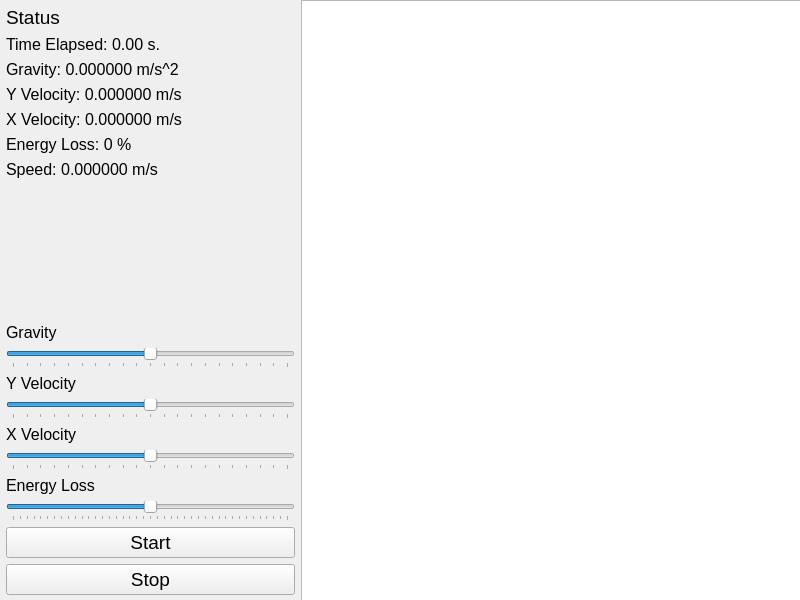
<?xml version="1.0" encoding="UTF-8"?>
<ui version="4.0">
 <class>PhysicsSimulator</class>
 <widget class="QMainWindow" name="PhysicsSimulator">
  <property name="geometry">
   <rect>
    <x>0</x>
    <y>0</y>
    <width>800</width>
    <height>600</height>
   </rect>
  </property>
  <property name="windowTitle">
   <string>PhysicsSimulator</string>
  </property>
  <widget class="QWidget" name="centralwidget">
   <widget class="QWidget" name="horizontalLayoutWidget">
    <property name="geometry">
     <rect>
      <x>0</x>
      <y>0</y>
      <width>801</width>
      <height>601</height>
     </rect>
    </property>
    <layout class="QHBoxLayout" name="horizontalLayout">
     <item>
      <layout class="QVBoxLayout" name="verticalLayout">
       <property name="leftMargin">
        <number>6</number>
       </property>
       <property name="topMargin">
        <number>6</number>
       </property>
       <property name="rightMargin">
        <number>0</number>
       </property>
       <property name="bottomMargin">
        <number>6</number>
       </property>
       <item>
        <widget class="QLabel" name="status_label">
         <property name="font">
          <font>
           <pointsize>14</pointsize>
          </font>
         </property>
         <property name="text">
          <string>Status</string>
         </property>
        </widget>
       </item>
       <item>
        <widget class="QLabel" name="time_status">
         <property name="font">
          <font>
           <pointsize>12</pointsize>
          </font>
         </property>
         <property name="text">
          <string>Time Elapsed: 0.00 s.</string>
         </property>
        </widget>
       </item>
       <item>
        <widget class="QLabel" name="gravity_status">
         <property name="font">
          <font>
           <pointsize>12</pointsize>
          </font>
         </property>
         <property name="text">
          <string>Gravity: 0.000000 m/s^2</string>
         </property>
        </widget>
       </item>
       <item>
        <widget class="QLabel" name="y_velocity_status">
         <property name="font">
          <font>
           <pointsize>12</pointsize>
          </font>
         </property>
         <property name="text">
          <string>Y Velocity: 0.000000 m/s</string>
         </property>
        </widget>
       </item>
       <item>
        <widget class="QLabel" name="x_velocity_status">
         <property name="font">
          <font>
           <pointsize>12</pointsize>
          </font>
         </property>
         <property name="text">
          <string>X Velocity: 0.000000 m/s</string>
         </property>
        </widget>
       </item>
       <item>
        <widget class="QLabel" name="energy_loss_status">
         <property name="font">
          <font>
           <pointsize>12</pointsize>
          </font>
         </property>
         <property name="text">
          <string>Energy Loss: 0 %</string>
         </property>
        </widget>
       </item>
       <item>
        <widget class="QLabel" name="speed_status">
         <property name="font">
          <font>
           <pointsize>12</pointsize>
          </font>
         </property>
         <property name="text">
          <string>Speed: 0.000000 m/s</string>
         </property>
        </widget>
       </item>
       <item>
        <spacer name="verticalSpacer">
         <property name="orientation">
          <enum>Qt::Vertical</enum>
         </property>
         <property name="sizeHint" stdset="0">
          <size>
           <width>20</width>
           <height>40</height>
          </size>
         </property>
        </spacer>
       </item>
       <item>
        <widget class="QLabel" name="gravity_label">
         <property name="font">
          <font>
           <pointsize>12</pointsize>
          </font>
         </property>
         <property name="text">
          <string>Gravity</string>
         </property>
        </widget>
       </item>
       <item>
        <widget class="QSlider" name="gravity_slider">
         <property name="minimum">
          <number>-100</number>
         </property>
         <property name="maximum">
          <number>100</number>
         </property>
         <property name="orientation">
          <enum>Qt::Horizontal</enum>
         </property>
         <property name="tickPosition">
          <enum>QSlider::TicksBelow</enum>
         </property>
        </widget>
       </item>
       <item>
        <widget class="QLabel" name="y_velocity_label">
         <property name="font">
          <font>
           <pointsize>12</pointsize>
          </font>
         </property>
         <property name="text">
          <string>Y Velocity</string>
         </property>
        </widget>
       </item>
       <item>
        <widget class="QSlider" name="y_velocity_slider">
         <property name="minimum">
          <number>-100</number>
         </property>
         <property name="maximum">
          <number>100</number>
         </property>
         <property name="orientation">
          <enum>Qt::Horizontal</enum>
         </property>
         <property name="tickPosition">
          <enum>QSlider::TicksBelow</enum>
         </property>
        </widget>
       </item>
       <item>
        <widget class="QLabel" name="x_velocity_label">
         <property name="font">
          <font>
           <pointsize>12</pointsize>
          </font>
         </property>
         <property name="text">
          <string>X Velocity</string>
         </property>
        </widget>
       </item>
       <item>
        <widget class="QSlider" name="x_velocity_slider">
         <property name="minimum">
          <number>-100</number>
         </property>
         <property name="maximum">
          <number>100</number>
         </property>
         <property name="orientation">
          <enum>Qt::Horizontal</enum>
         </property>
         <property name="tickPosition">
          <enum>QSlider::TicksBelow</enum>
         </property>
        </widget>
       </item>
       <item>
        <widget class="QLabel" name="energy_lost_label">
         <property name="font">
          <font>
           <pointsize>12</pointsize>
          </font>
         </property>
         <property name="text">
          <string>Energy Loss</string>
         </property>
        </widget>
       </item>
       <item>
        <widget class="QSlider" name="energy_loss_slider">
         <property name="minimum">
          <number>-20</number>
         </property>
         <property name="maximum">
          <number>20</number>
         </property>
         <property name="orientation">
          <enum>Qt::Horizontal</enum>
         </property>
         <property name="invertedControls">
          <bool>false</bool>
         </property>
         <property name="tickPosition">
          <enum>QSlider::TicksBelow</enum>
         </property>
        </widget>
       </item>
       <item>
        <widget class="QPushButton" name="start_button">
         <property name="font">
          <font>
           <pointsize>14</pointsize>
          </font>
         </property>
         <property name="text">
          <string>Start</string>
         </property>
        </widget>
       </item>
       <item>
        <widget class="QPushButton" name="stop_button">
         <property name="font">
          <font>
           <pointsize>14</pointsize>
          </font>
         </property>
         <property name="text">
          <string>Stop</string>
         </property>
        </widget>
       </item>
      </layout>
     </item>
     <item>
      <widget class="QGraphicsView" name="graphicsView">
       <property name="minimumSize">
        <size>
         <width>500</width>
         <height>0</height>
        </size>
       </property>
       <property name="verticalScrollBarPolicy">
        <enum>Qt::ScrollBarAlwaysOff</enum>
       </property>
       <property name="horizontalScrollBarPolicy">
        <enum>Qt::ScrollBarAlwaysOff</enum>
       </property>
      </widget>
     </item>
    </layout>
   </widget>
  </widget>
 </widget>
 <resources/>
 <connections/>
</ui>
